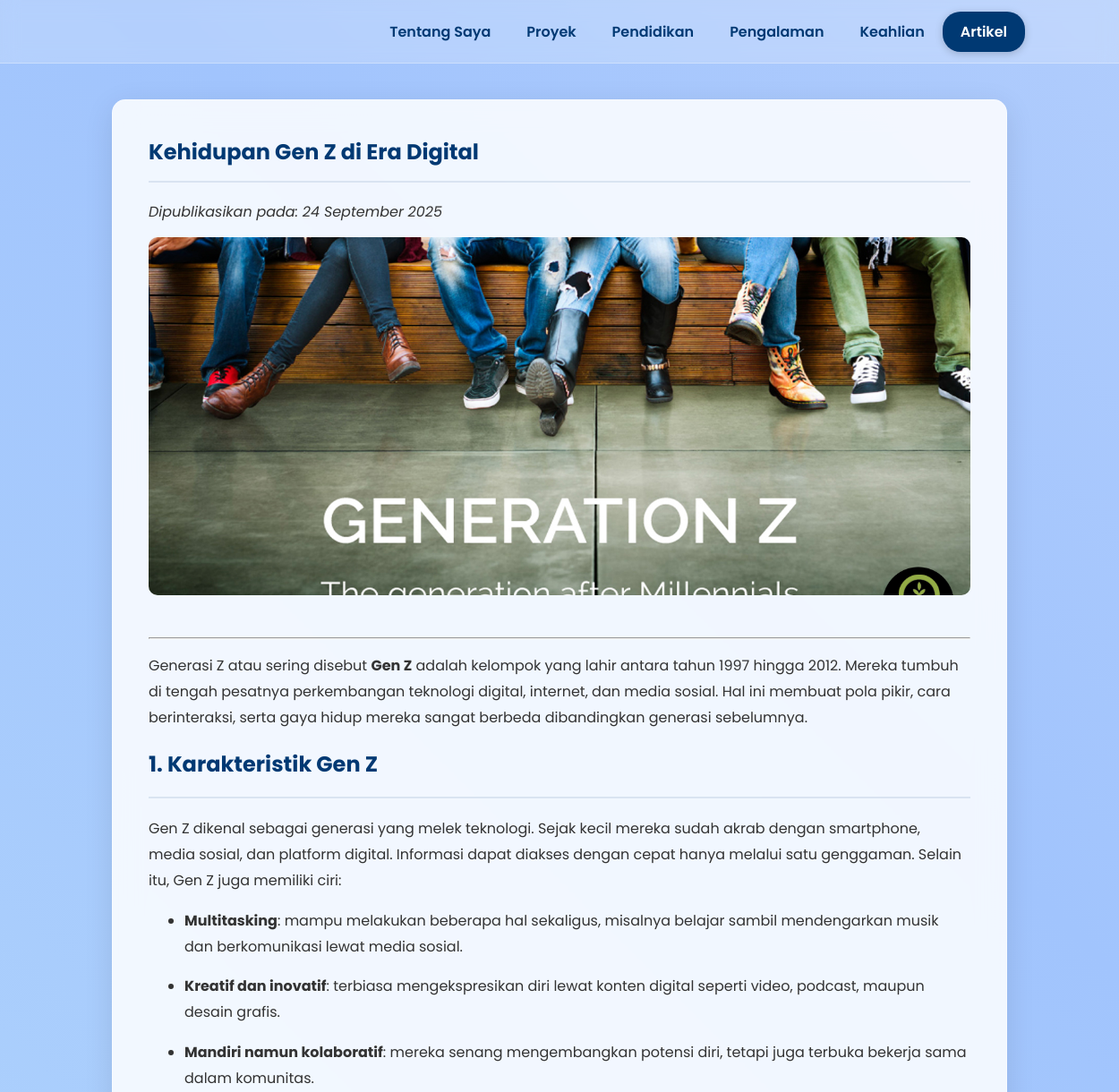
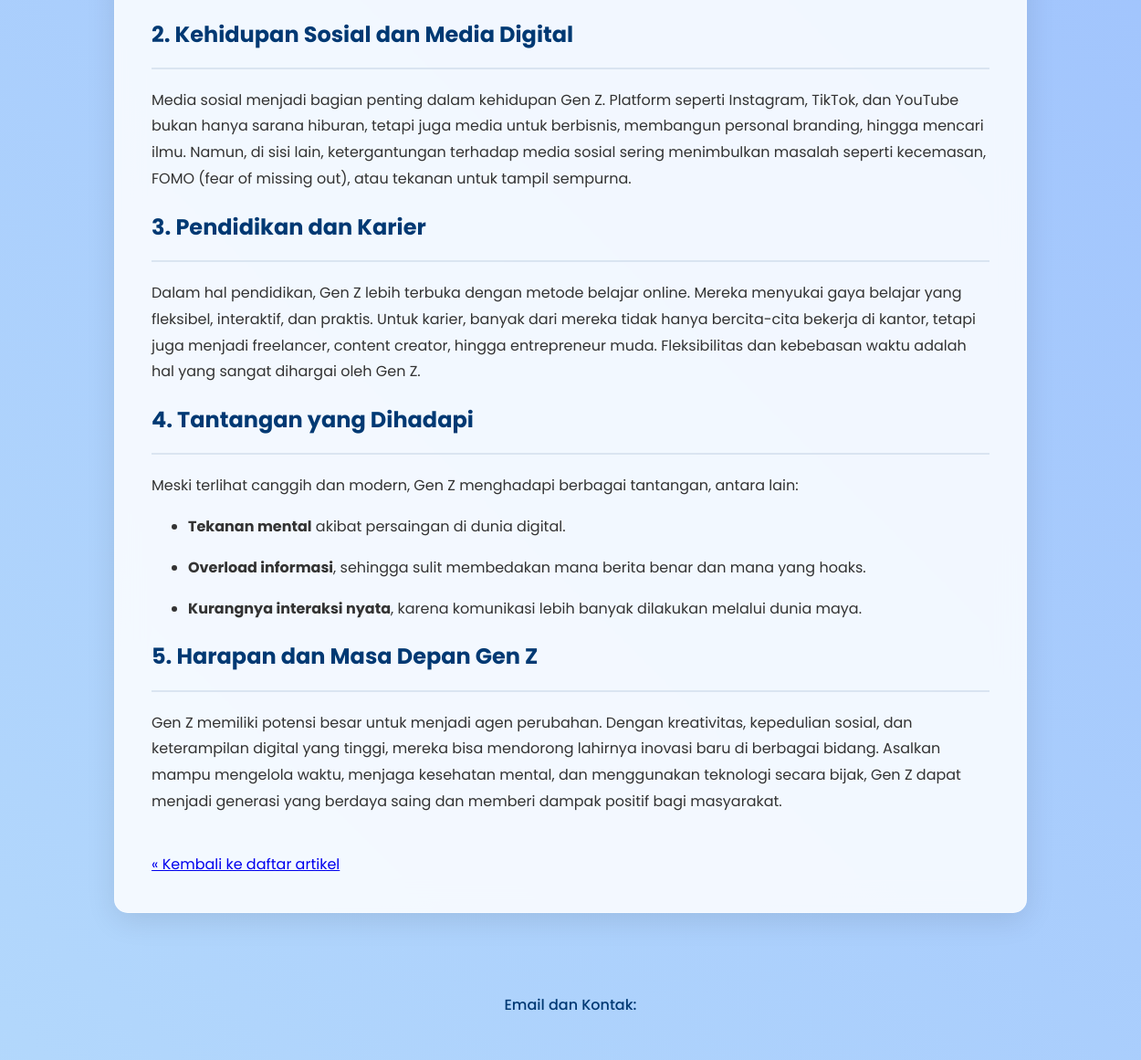
The page /baca-artikel.php?id=2 on the database its author committed (2 pictures, top to bottom).
### tables this page shows
CREATE TABLE `articles` (
  `id` int(11) NOT NULL,
  `title` varchar(255) NOT NULL,
  `content` text NOT NULL,
  `image` varchar(255) DEFAULT NULL,
  `created_at` timestamp NOT NULL DEFAULT current_timestamp()
);

### baca-artikel.php (the view, shortened to what this page needs)
<?php
require_once "config.php";
$article_id = $_GET["id"];
$title = $content = $created_at = $image = "";
$sql = "SELECT title, content, image, created_at FROM articles WHERE id = ?";
if($stmt = mysqli_prepare($link, $sql)){
    mysqli_stmt_bind_param($stmt, "i", $article_id);
    if(mysqli_stmt_execute($stmt)){
        $result = mysqli_stmt_get_result($stmt);
        if(mysqli_num_rows($result) == 1){
            $row = mysqli_fetch_assoc($result);
            $title = $row["title"];
            $content = $row["content"];
            $image = $row["image"];
            $created_at = date("d F Y", strtotime($row["created_at"]));
        } else { echo "Artikel tidak ditemukan."; exit(); }
    } else { echo "Oops! Something went wrong."; exit(); }
}
?>
<!DOCTYPE html>
<html lang="id">
<head>
    <link rel="stylesheet" href="style.css">
</head>
<body>
    <div class="background-container"></div>
    <header>
        <nav>
            <ul>
                <li><a href="index.php">Tentang Saya</a></li>
                <li><a href="proyek.php">Proyek</a></li>
                <li><a href="pendidikan.php">Pendidikan</a></li>
                <li><a href="pengalaman.php">Pengalaman</a></li>
                <li><a href="keahlian.php">Keahlian</a></li>
                <li><a href="artikel.php" class="active">Artikel</a></li>
            </ul>
        </nav>
    </header>
    <div class="container">
        <section class="page-section">
            <h1><?php echo $title; ?></h1>
            <p><em>Dipublikasikan pada: <?php echo $created_at; ?></em></p>
            <?php if(!empty($image) && file_exists("uploads/" . $image)): ?>
                <img src="uploads/<?php echo $image; ?>" alt="<?php echo $title; ?>" class="article-image">
            <?php endif; ?>
            <hr>
            <div class="article-content">
                <?php echo $content;  ?>
            </div>
            <br>
            <a href="artikel.php"> &laquo; Kembali ke daftar artikel</a>
        </section>
    </div>
    <footer>
        <div class="contact-info">
            <p>Email dan Kontak:</p>
        </div>
    </footer>
</body>
</html>

### style.css (style rules this page uses)
body { font-family: 'Poppins', sans-serif; margin: 0; padding: 0; color: #333; overflow-x: hidden; }
.background-container { position: fixed; top: 0; left: 0; width: 100%; height: 100%; z-index: -1; background: linear-gradient(45deg, #a1c4fd, #c2e9fb, #a1c4fd, #e4e8fb); background-size: 400% 400%; animation: gradientAnimation 15s ease infinite; }
header { background: rgba(255, 255, 255, 0.2); backdrop-filter: blur(10px); position: sticky; top: 0; z-index: 1000; width: 100%; border-bottom: 1px solid rgba(255, 255, 255, 0.3); display: flex; justify-content: center; align-items: center; padding: 0 20px; height: 70px; }
nav { width: 100%; max-width: 1000px; display: flex; justify-content: flex-end; align-items: center; }
nav ul { list-style: none; margin: 0; padding: 0; display: flex; align-items: center; }
nav ul li a { color: #003973; text-decoration: none; font-weight: 600; padding: 10px 20px; border-radius: 20px; transition: background-color 0.3s ease, color 0.3s ease; display: block; }
nav ul li a.active { background-color: #003973; color: #fff; box-shadow: 0 2px 10px rgba(0,0,0,0.2); }
.container { max-width: 1000px; margin: 2.5rem auto; padding: 0 20px; }
.page-section { background: rgba(255, 255, 255, 0.85); backdrop-filter: blur(15px); margin-bottom: 2rem; padding: 2.5rem; border-radius: 15px; border: 1px solid rgba(255, 255, 255, 0.4); box-shadow: 0 8px 32px 0 rgba(0, 0, 0, 0.1); color: #333; }
.page-section h1, .page-section h2 { color: #003973; border-bottom: 2px solid rgba(0, 57, 115, 0.1); padding-bottom: 15px; margin-top: 0; }
footer { text-align: center; padding: 2rem 0; color: #003973; font-weight: 500; }

### baca-artikel.php (style rules this page uses)
.article-content { line-height: 1.8; }
.article-image { width: 100%; max-height: 400px; object-fit: cover; border-radius: 10px; margin-bottom: 2rem; }

### rows shown on the page
articles: title "Kehidupan Gen Z di Era Digital", created_at "24 September 2025", image (picture), content "Generasi Z atau sering disebut Gen Z adalah kelompok yang lahir antara tahun 1997 hingga 2012. Mereka tumbuh di tengah pesatnya perkembangan teknologi digital, internet, dan media sosial. Hal ini membuat pola pikir, cara berinteraksi, serta gaya hidup mereka sangat berbeda dibandingkan generasi sebelumnya. 1. Karakteristik Gen Z Gen Z dikenal sebagai generasi yang melek teknologi. Sejak kecil mereka sudah akrab dengan smartphone, media sosial, dan platform digital. Informasi dapat diakses dengan cepat hanya melalui satu genggaman. Selain itu, Gen Z juga memiliki ciri: Multitasking : mampu melakukan beberapa hal sekaligus, misalnya belajar sambil mendengarkan musik dan berkomunikasi lewat…"
